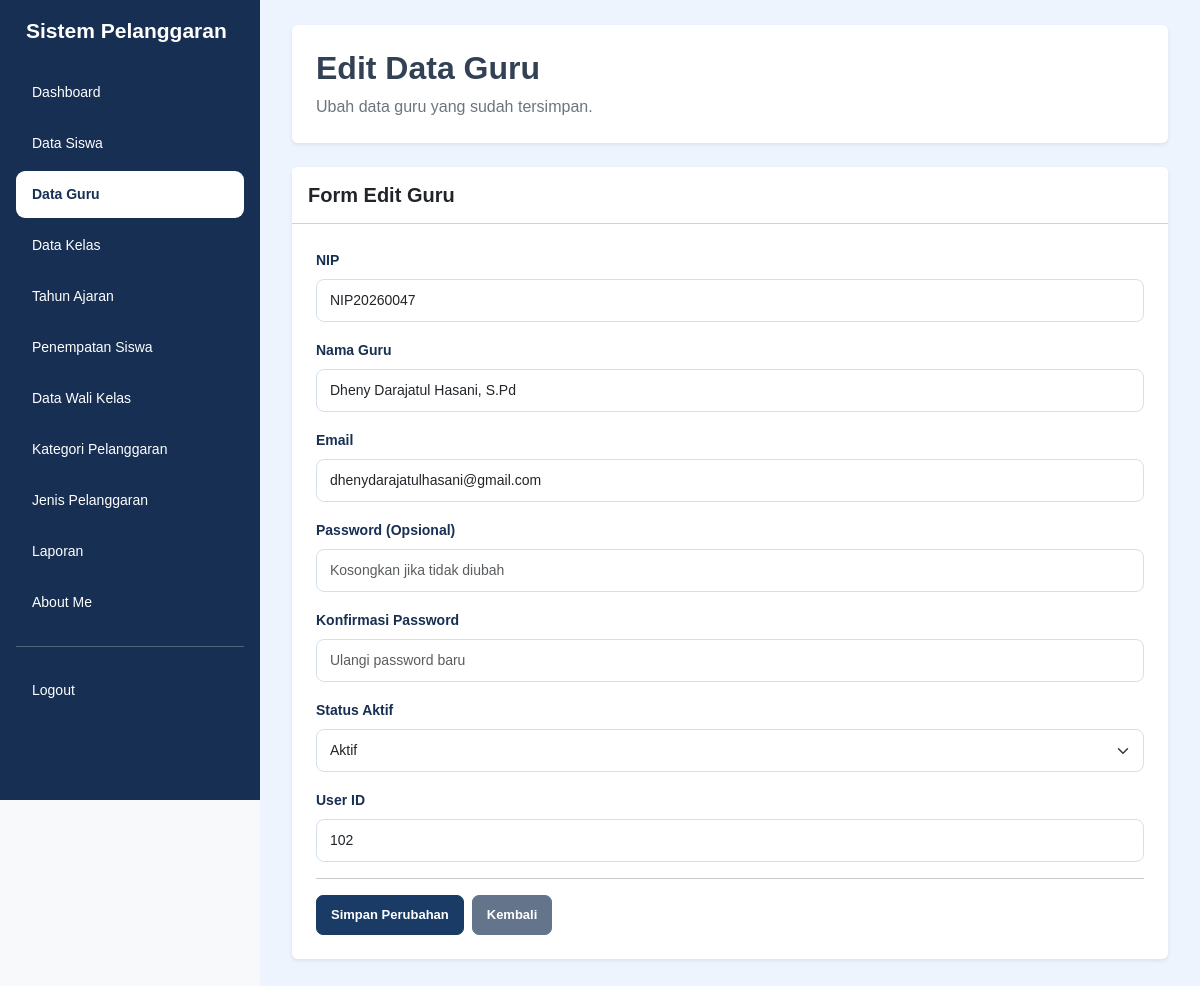
Page /edit_guru.php?id=47 (signed in) on the committed database.
### tables this page shows
CREATE TABLE `t_guru` (
  `id` int(11) NOT NULL,
  `nip` varchar(30) NOT NULL,
  `nama` varchar(30) NOT NULL,
  `email` varchar(150) NOT NULL,
  `status_aktif` tinyint(1) NOT NULL,
  `user_id` int(11) NOT NULL,
  `created_at` timestamp NOT NULL DEFAULT current_timestamp(),
  `updated_at` timestamp NOT NULL DEFAULT current_timestamp()
);

### edit_guru.php (the view, shortened to what this page needs)
<?php
include 'config/koneksi.php';
$id = (int) $_GET['id'];
$query = mysqli_query($koneksi, "
    SELECT * FROM t_guru
    WHERE id = '$id'
");
$data = mysqli_fetch_assoc($query);
?>
<!DOCTYPE html>
<html lang="id">
<head>
    <link href="https://cdn.jsdelivr.net/npm/bootstrap@5.3.8/dist/css/bootstrap.min.css" rel="stylesheet">
    <link rel="stylesheet" href="style/style.css">
</head>
<body class="bg-light">
<div class="container-fluid">
    <div class="row">
        <div class="sidebar col-md-3 col-lg-2 position-fixed top-0 start-0 vh-100 p-3 overflow-auto">
            <h4 class="text-white mb-4">Sistem Pelanggaran</h4>
            <ul class="nav nav-pills flex-column gap-1">
                <li class="nav-item">
                    <a href="dashboard.php" class="nav-link text-white">Dashboard</a>
                </li>
                <li class="nav-item">
                    <a href="data_siswa.php" class="nav-link text-white">Data Siswa</a>
                </li>
                <li class="nav-item">
                    <a href="data_guru.php" class="nav-link active">Data Guru</a>
                </li>
                <li class="nav-item">
                    <a href="data_kelas.php" class="nav-link text-white">Data Kelas</a>
                </li>
                <li class="nav-item">
                    <a href="data_tahun_ajaran.php" class="nav-link text-white">Tahun Ajaran</a>
                </li>
                <li class="nav-item">
                    <a href="data_penempatan_siswa.php" class="nav-link text-white">Penempatan Siswa</a>
                </li>
                <li class="nav-item">
                    <a href="data_wali_kelas.php" class="nav-link text-white">Data Wali Kelas</a>
                </li>
                <li class="nav-item">
                    <a href="data_kategori_pelanggaran.php" class="nav-link text-white">Kategori Pelanggaran</a>
                </li>
                <li class="nav-item">
                    <a href="data_jenis_pelanggaran.php" class="nav-link text-white">Jenis Pelanggaran</a>
                </li>
                <li class="nav-item">
                    <a href="laporan.php" class="nav-link text-white">Laporan</a>
                </li>
                <li class="nav-item">
                    <a href="about_me.php" class="nav-link text-white">About Me</a>
                </li>
                <hr class="border-white">
                <li class="nav-item">
                    <a href="logout.php" class="nav-link text-white">Logout</a>
                </li>
            </ul>
        </div>
        <main class="content-main">
            <div class="page-content">
                <div class="bg-white rounded shadow-sm p-4 mb-4">
                    <h2 class="fw-bold mb-2">Edit Data Guru</h2>
                    <p class="text-secondary mb-0">
                        Ubah data guru yang sudah tersimpan.
                    </p>
                </div>
                <div class="card shadow-sm border-0">
                    <div class="card-header bg-white p-3">
                        <h5 class="mb-0 fw-bold">Form Edit Guru</h5>
                    </div>
                    <div class="card-body p-4">
                        <form action="proses_edit_guru.php" method="POST">
                            <div class="mb-3">
                                <label for="nip" class="form-label">NIP</label>
                                <input type="text"
                                       name="nip"
                                       id="nip"
                                       class="form-control"
                                       maxlength="18"
                                       value="<?= htmlspecialchars($data['nip']); ?>"
                                       required>
                            </div>
                            <div class="mb-3">
                                <label for="nama_guru" class="form-label">Nama Guru</label>
                                <input type="text"
                                       name="nama_guru"
                                       id="nama_guru"
                                       class="form-control"
                                       value="<?= htmlspecialchars($data['nama']); ?>"
                                       required>
                            </div>
                            <div class="mb-3">
                                <label for="email" class="form-label">Email</label>
                                <input type="email"
                                       name="email"
                                       id="email"
                                       class="form-control"
                                       value="<?= htmlspecialchars($data['email']); ?>"
                                       required>
                            </div>
                            <div class="mb-3">
                                <label for="password" class="form-label">
                                    Password (Opsional)
                                </label>
                                <input type="password"
                                       name="password"
                                       id="password"
                                       class="form-control"
                                       placeholder="Kosongkan jika tidak diubah">
                            </div>
                            <div class="mb-3">
                                <label for="konfirmasi_password" class="form-label">
                                    Konfirmasi Password
                                </label>
                                <input type="password"
                                       name="konfirmasi_password"
                                       id="konfirmasi_password"
                                       class="form-control"
                                       placeholder="Ulangi password baru">
                            </div>
                            <div class="mb-3">
                                <label for="status" class="form-label">Status Aktif</label>
                                <select name="status"
                                        id="status"
                                        class="form-select"
                                        required>
                                    <option value="aktif"
                                        <?= $data['status_aktif'] == 1 ? 'selected' : ''; ?>>
                                        Aktif
                                    </option>
                                </select>
                            </div>
                            <div class="mb-3">
                                <label for="user_id" class="form-label">User ID</label>
                                <input type="text"
                                       id="user_id"
                                       class="form-control"
                                       value="<?= htmlspecialchars($data['user_id'] ?? ''); ?>"
                                       readonly>
                            </div>
                            <hr>
                            <div class="d-flex gap-2 mt-3">
                                <button type="submit" name="update" class="btn btn-primary">
                                    Simpan Perubahan
                                </button>
                                <a href="data_guru.php" class="btn btn-secondary">
                                    Kembali
                                </a>
                            </div>
                        </form>
                    </div>
                </div>
            </div>
        </main>
    </div>
</div>
</body>
</html>

### style/style.css (style rules this page uses)
* { box-sizing: border-box; }
html { width: 100%; min-height: 100%; overflow-x: hidden; }
body { width: 100%; min-height: 100vh; margin: 0; padding: 0; font-family: Arial, Helvetica, sans-serif; background-color: #edf4fd; color: #334155; }
a { text-decoration: none; }
.sidebar { position: fixed !important; top: 0; left: 0; width: 260px !important; max-width: 260px !important; height: 100vh; padding: 24px 15px; background-color: #172f52 !important; z-index: 1001; overflow-y: auto; overflow-x: hidden; flex: none !important; }
.sidebar h4 { color: #ffffff; font-size: 21px; font-weight: 700; margin: 0 0 38px; padding: 0 10px; line-height: 1.4; }
.sidebar .nav { display: flex; flex-direction: column; gap: 7px; }
.sidebar .nav-item { width: 100%; }
.sidebar .nav-link { display: block; width: 100%; padding: 13px 16px; border-radius: 9px; color: #e2eaf6; font-size: 14px; font-weight: 500; transition: all 0.2s ease; }
.sidebar .nav-link.active { background-color: #ffffff !important; color: #172f52 !important; font-weight: 700; }
.content-main { display: block !important; position: relative; width: calc(100% - 260px) !important; max-width: none !important; min-height: 100vh; margin-left: 260px !important; margin-right: 0 !important; padding: 25px 32px 35px !important; background-color: #edf4fd; overflow-x: hidden; }
.btn { display: inline-flex; justify-content: center; align-items: center; border-radius: 7px; padding: 9px 14px; font-size: 13px; font-weight: 600; white-space: nowrap; transition: all 0.2s ease; }
.btn-primary { background-color: #193b65; border-color: #193b65; color: #ffffff; }
.btn-secondary { background-color: #64748b; border-color: #64748b; color: #ffffff; }
.form-label { color: #172f52; font-size: 14px; font-weight: 600; }
.form-control, .form-select { padding: 10px 13px; border: 1px solid #d5e0ee; border-radius: 8px; font-size: 14px; }
@media (min-width: 768px) { .content-main { padding-top: 25px !important; } }

### rows in the picture
t_guru: nip "NIP20260047", nama_guru "Dheny Darajatul Hasani, S.Pd", email "dhenydarajatulhasani@gmail.com", status "Aktif", user "102"
